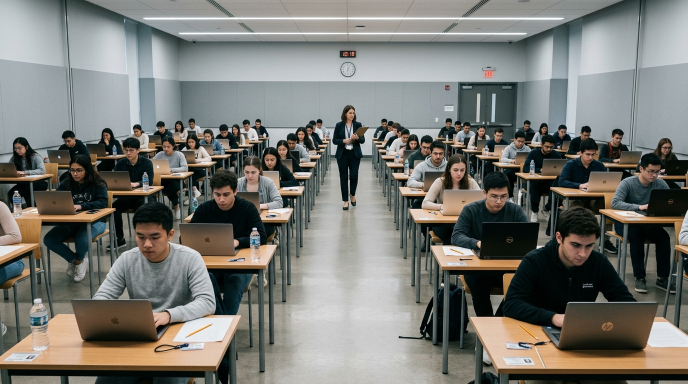
#> input picture exam_room.jpg, 1376 x 768 px (shown at 1/2 size); its folder holds only this picture in this run
$ python -i face_recog.py   (imports and definitions only)   (older library calls are emulated)
#> lines starting #> are read from the running program, lines starting #| are printed output that depends on the picture
"""
face_recog.py — high-accuracy face recognition.

Replaces the previous single-template SFace matcher, which was measured
scoring the enrolled subject at only 0.393 against their own template — below
its own 0.45 accept threshold.

What makes this accurate:
  * ArcFace R50 (WebFace600K) 512-d embeddings instead of SFace 128-d.
  * MULTI-TEMPLATE enrolment: many embeddings per person covering pose,
    scale and lighting. A single photo cannot represent a face across
    conditions; this is the single biggest accuracy factor.
  * Low-light normalisation (CLAHE on luminance + adaptive gamma) applied
    before BOTH detection and embedding.
  * Flip test-time augmentation, averaged in embedding space.
  * Upscaling of small/distant faces to the model's native 112px input.
  * Quality gating: a face too small, too dark or too blurry is reported
    UNCERTAIN rather than being force-matched to the nearest identity.
"""

import os

import cv2
import numpy as np
import onnxruntime as ort

BASE = os.path.dirname(os.path.abspath(__file__))


def _find_model(filename):
    """Locate a model file anywhere under models/ (extraction layout varies)."""
    for root, _dirs, files in os.walk(os.path.join(BASE, "models")):
        if filename in files:
            return os.path.join(root, filename)
    return None


ARCFACE_PATH = _find_model("w600k_r50.onnx")
SCRFD_PATH = _find_model("det_10g.onnx") or _find_model("scrfd_2.5g_kps.onnx")
YUNET_PATH = _find_model("face_detection_yunet_2023mar.onnx")
#> further down, picture is the input picture: shape (768, 1376, 3); mean B, G, R 114.8, 120.1, 120.5
SFACE_PATH = _find_model("face_recognition_sface_2021dec.onnx")

# ONNX Runtime defaults to one intra-op thread per core. These sessions share
# a process with PyTorch (DeepSort) and MediaPipe, which do the same, so the
# pools oversubscribe the CPU and the video loop slows down even while the
# face models sit idle. Cap them and let the other frameworks have the cores.
ORT_THREADS = max(1, min(4, (os.cpu_count() or 4) // 2))


# [6 lines left out: function _session_options, not called in this run]


def _providers():
    return [p for p in ("CUDAExecutionProvider", "CPUExecutionProvider")
            if p in ort.get_available_providers()]

# ---------------------------------------------------------------------------
# Tunables
# ---------------------------------------------------------------------------
# Thresholds set from measurement, not guesswork. Against 100 real LFW
# identities: genuine probes scored 0.54-0.83 while the best impostor reached
# only 0.188, so 0.36 sits in a wide empty band with 0/100 false accepts.
MATCH_THRESHOLD   = 0.36    # cosine
MARGIN_OVER_NEXT  = 0.10    # best must beat the runner-up identity by this
# Records whose representative embeddings are at least this similar are treated
# as the SAME person (duplicate enrolment) for the margin rule. Sits above the
# different-person band (best impostor ~0.19) and below the same-person band
# (genuine 0.54-0.83), so different people are never merged.
SAME_PERSON_SIM   = 0.45

# Quality gates exist to catch frames with no usable face at all - NOT to
# second-guess the model. An earlier, stricter sharpness gate was measured
# rejecting 60px faces that were scoring 0.739 with a +0.623 margin over 100
# impostors, i.e. throwing away certain-correct identifications. Distant faces
# are legitimately soft; the score margin is the real confidence signal.
MIN_FACE_PX       = 24      # below this the pixels genuinely are not there
MIN_BRIGHTNESS    = 12      # mean luma of the face crop (after enhancement)
MIN_SHARPNESS     = 2.0     # variance of Laplacian; rejects only smeared frames
MAX_TEMPLATES     = 25      # per student

_ARCFACE_DST = np.array([   # canonical ArcFace 5-point template @112x112
    [38.2946, 51.6963],
    [73.5318, 51.5014],
    [56.0252, 71.7366],
    [41.5493, 92.3655],
    [70.7299, 92.2041],
], dtype=np.float32)


def enhance_lowlight(img):
    """CLAHE on luminance + adaptive gamma. Keeps the detector alive in light
    levels where the raw frame yields no detection at all."""
    lab = cv2.cvtColor(img, cv2.COLOR_BGR2LAB)
#> lab: shape (768, 1376, 3); mean of channels 0, 1, 2 125.4, 127.6, 131.1
    l, a, b = cv2.split(lab)
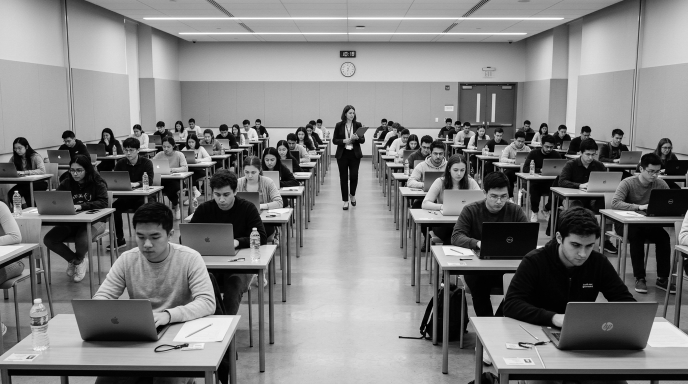
#> l: shape (768, 1376) (shown at 1/2 size); min 0, max 255, mean 125.4
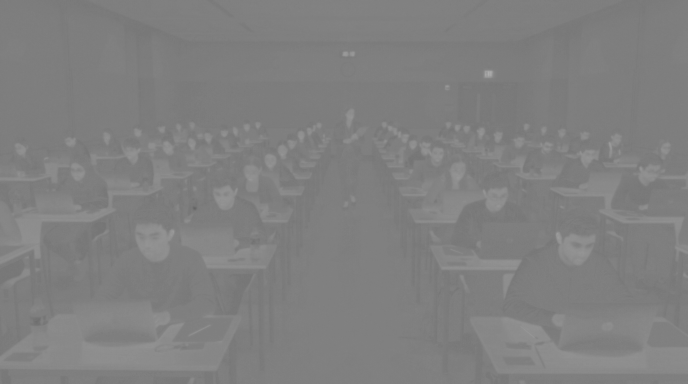
#> a: shape (768, 1376) (shown at 1/2 size); min 100, max 173, mean 127.6
    l = cv2.createCLAHE(clipLimit=2.5, tileGridSize=(8, 8)).apply(l)
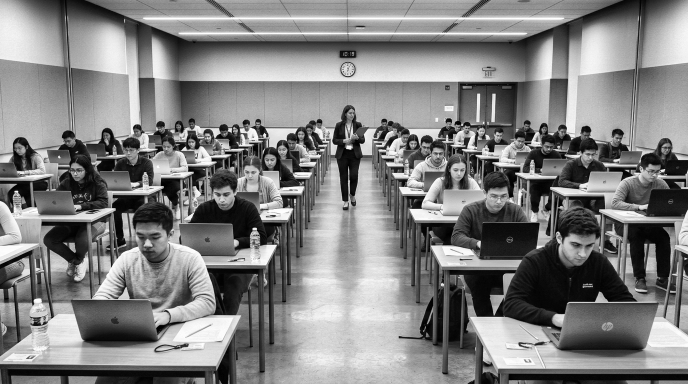
#> l: shape (768, 1376) (shown at 1/2 size); min 0, max 255, mean 128.6
    out = cv2.cvtColor(cv2.merge((l, a, b)), cv2.COLOR_LAB2BGR)
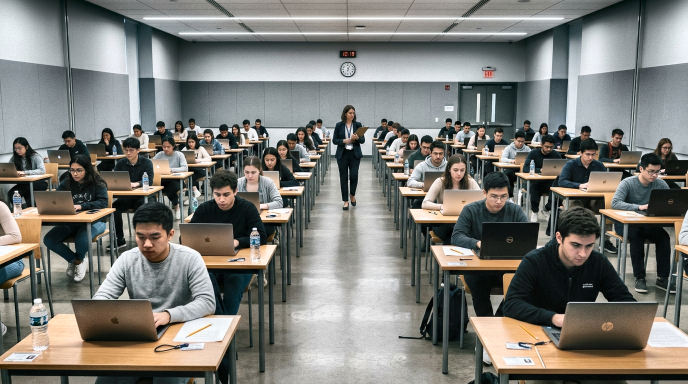
#> out: shape (768, 1376, 3) (shown at 1/2 size); mean B, G, R 118.2, 123.6, 124.3

    mean = float(np.mean(cv2.cvtColor(out, cv2.COLOR_BGR2GRAY)))
#> mean = 123.2
    if mean < 90:                      # dark frame -> lift midtones
        gamma = np.clip(90.0 / max(mean, 1.0), 1.0, 3.0)
        lut = np.array([((i / 255.0) ** (1.0 / gamma)) * 255
                        for i in range(256)]).astype(np.uint8)
        out = cv2.LUT(out, lut)
    return out


# [114 lines left out: functions _umeyama_similarity, align_face, _norm_name, face_quality, _distance2bbox, _distance2kps and 1 more, not called in this run]


class SCRFDDetector:
    """Face detector with dual engine support: SCRFD-10G ONNX if present, with seamless
    OpenCV YuNet ONNX fallback."""

    STRIDES = (8, 16, 32)
    NUM_ANCHORS = 2

    # [98 lines left out: functions __init__, detect, not called in this run]


class ArcFaceEmbedder:
    """Face feature embedder with dual engine support: ArcFace R50 ONNX if present,
    with seamless OpenCV SFace ONNX fallback."""

    # [65 lines left out: functions __init__, _forward, embed, not called in this run]


def cosine(a, b):
    return float(np.dot(a, b))


class Gallery:
    """Multi-template gallery. Each student holds several embeddings; the
    match score is the best over that student's templates. Scoped per institution."""

    def __init__(self):
        self.people = {}    # sid -> {"name": str, "templates": (N,512) array, "institution_id": str}

    # [131 lines left out: functions set_person, _prune, identify, rebuild_identity_clusters, candidates, not called in this run]

    def __len__(self):
        return len(self.people)

>>> import cv2
>>> picture = cv2.imread('exam_room.jpg')
>>> result = enhance_lowlight(picture)

$ run again, on proctor_concept.png
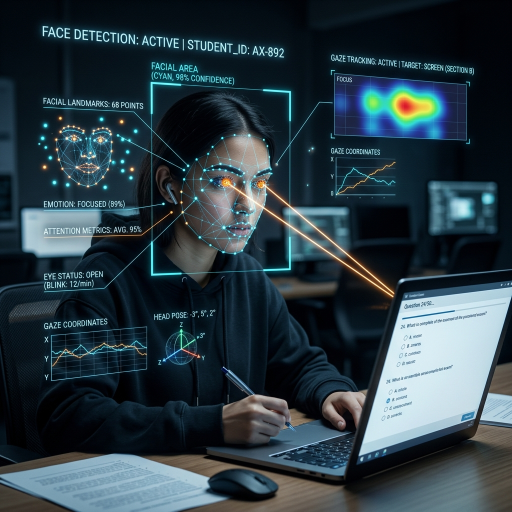
#> input picture proctor_concept.png, 1024 x 1024 px (shown at 1/2 size)
#> picture is the input picture: shape (1024, 1024, 3); mean B, G, R 68.4, 60.1, 43.9
#> lab: shape (1024, 1024, 3); mean of channels 0, 1, 2 59.2, 125.1, 121.6
#> in enhance_lowlight, `l, a, b = cv2.split(lab)`:
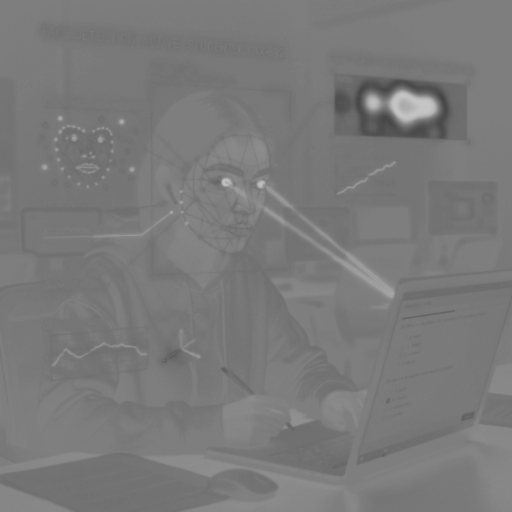
#> b: shape (1024, 1024) (shown at 1/2 size); min 69, max 199, mean 121.6
#> in enhance_lowlight, `out = cv2.cvtColor(cv2.merge((l, a, b)), cv2.COLOR_LAB2BGR)`:
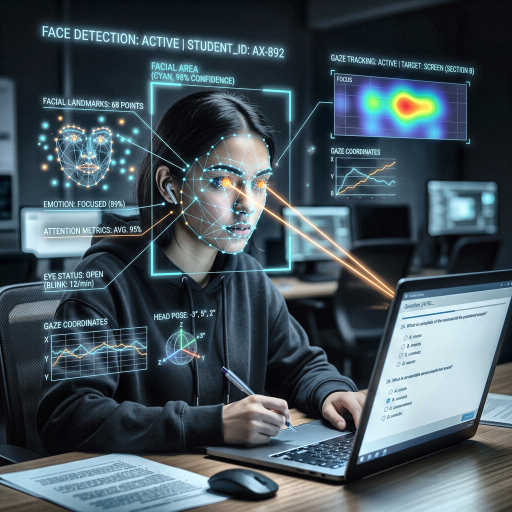
#> out: shape (1024, 1024, 3) (shown at 1/2 size); mean B, G, R 91.8, 83.6, 68.7
#> mean = 80.08
#> gamma = 1.12
#> lut = 256 values from 0 to 255
